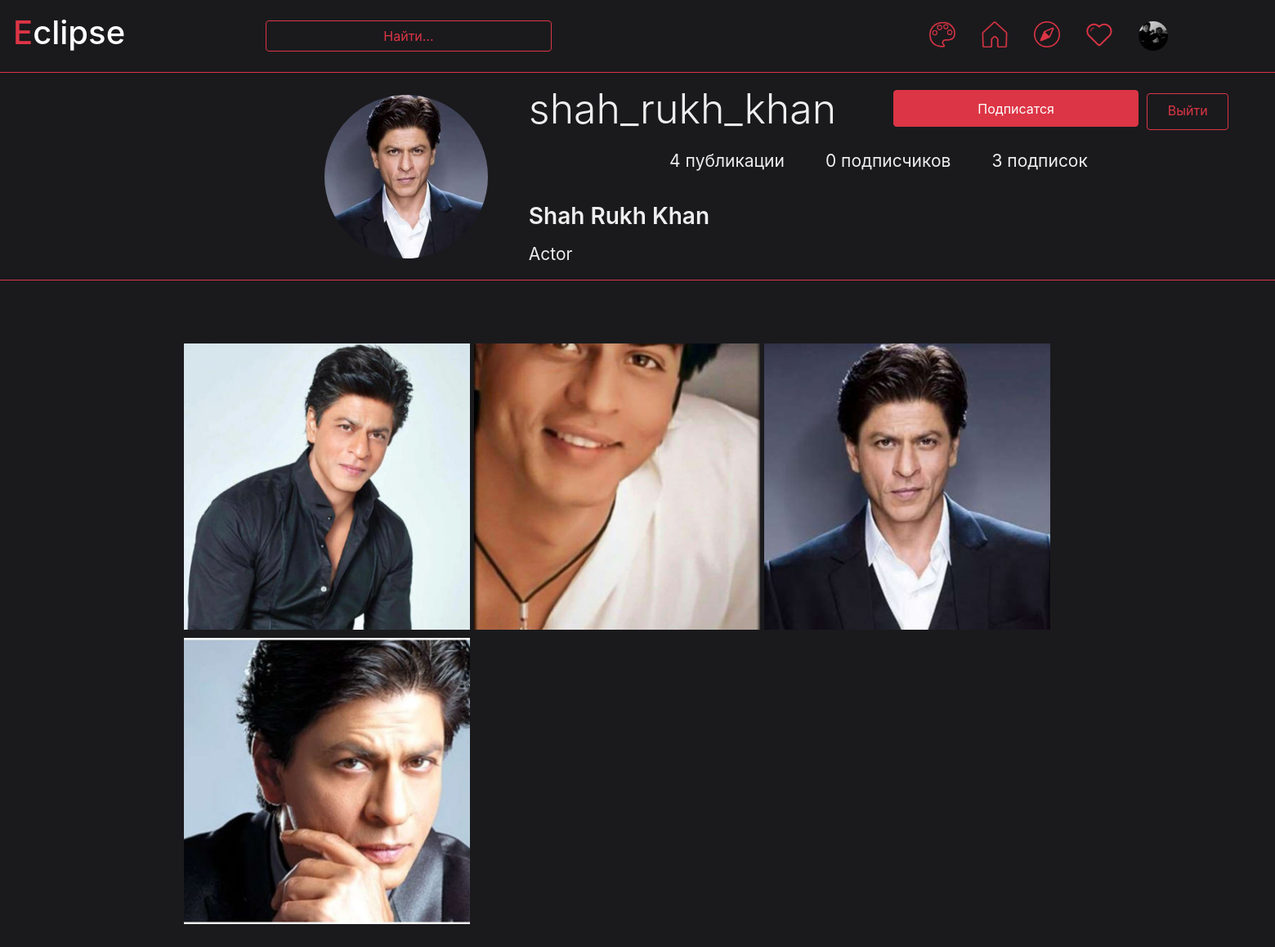
/profile/shah_rukh_khan (signed in), run on the app's committed database.
### data/users.py (models this page shows, shortened)
class User(SqlAlchemyBase, UserMixin):
    __tablename__ = 'users'
    id = sqlalchemy.Column(sqlalchemy.Integer,
                           primary_key=True, autoincrement=True)
    name = sqlalchemy.Column(sqlalchemy.String, nullable=True)
    full_name = sqlalchemy.Column(sqlalchemy.String, nullable=True, default='')
    email = sqlalchemy.Column(sqlalchemy.String,
                              index=True, unique=True, nullable=True)
    hashed_password = sqlalchemy.Column(sqlalchemy.String, nullable=True)
    phone = sqlalchemy.Column(sqlalchemy.String, nullable=True, default='+7 ')
    about = sqlalchemy.Column(sqlalchemy.String, nullable=True)
    filename_photo = sqlalchemy.Column(sqlalchemy.String, nullable=True, default='user_data/profile_photos/default.png')
    created_date = sqlalchemy.Column(sqlalchemy.DateTime,
                                     default=datetime.datetime.now)
    other_data = None
    def __init__(self):
        if self.id is not None:
            self.load_data()
    def load_data(self):
        if os.path.isfile(f'static/user_data/additional_data/user_{self.id}.json'):
            file = open(f'static/user_data/additional_data/user_{self.id}.json', 'r')
            self.other_data = json.load(file)
        else:
            self.save_data()

### data/publications.py (models this page shows, shortened)
class Publication(SqlAlchemyBase, UserMixin):
    __tablename__ = 'publications'
    id = sqlalchemy.Column(sqlalchemy.Integer,
                           primary_key=True, autoincrement=True)
    user_id = sqlalchemy.Column(sqlalchemy.Integer)
    filename_photo = sqlalchemy.Column(sqlalchemy.String, nullable=True)
    about = sqlalchemy.Column(sqlalchemy.String, nullable=True)
    created_date = sqlalchemy.Column(sqlalchemy.DateTime,
                                     default=datetime.datetime.now)
    other_data = None

### main.py (the view, shortened to what this page needs)
@app.route('/profile/<name>', methods=['GET', 'POST'])
def profile(name):    # Страница профиля
    db_sess = db_session.create_session()
    user = db_sess.query(User).filter(User.name == name).first()
    if user is None:    # Если пользователя не существует
        return render_template('profile.html', title='profile', theme=get_theme(), user_data=False)
    current_user.load_data()    # Загрузка дополнительных данных пользователя
    curr_user_data = current_user.other_data
    user.__init__()    # Загрузка дополнительных данных данного пользователя
    user_data = user.other_data
    publications = db_sess.query(Publication).filter(Publication.user_id == user.id).all()
    publications = sorted(publications, key=lambda p: p.created_date, reverse=True)
    publications = [[pub.id, pub.filename_photo] for pub in publications]
    len_pubs = len(publications)
    form = ProfileForm()
    return render_template('profile.html', title='profile', theme=get_theme(), form=form, user=user,
                           user_data=user_data, curr_user_data=curr_user_data, pubs=publications, len_pubs=len_pubs)

### forms/users.py
class ProfileForm(FlaskForm):
    submit_sub = SubmitField('Подписаться')

### data/db_session.py (called while the page is built)
def create_session() -> Session:
    global __factory
    return __factory()

### main.py (called while the page is built)
def get_theme():    # Возвращает текушую тему
    return themes[int(request.cookies.get("theme_index", 0))]

@login_manager.user_loader
def load_user(user_id):
    db_sess = db_session.create_session()
    return db_sess.query(User).get(user_id)

### templates/profile.html (shortened to what this page needs)
{% extends "base.html" %}
{% block content %}
{% if user_data %}
    <header class="d-flex flex-wrap justify-content-center py-3 mb-4 border-bottom border-bottom border-{{theme.style}}" style="margin-left: -15px; width: 1900px;">
        <div>
            <img src="{{ url_for('static', filename=user.filename_photo) }}" width="200" height="200" class="rounded-circle" style="margin-top: 20px;">
        </div>
        <nav aria-label="nav justify-content-center">
            <ol class="nav justify-content-center" style="margin-left: 50px; font-size: 44px;">
                <li class="nav-item"> <name-text>{{ user.name }}</name-text></li>
                {% if user.id == current_user.id %}
                    <li class="nav-item"> <a href="/edit_profile">
                        <button type="button" class="btn btn-outline-{{theme.style}}" style="margin-left: 70px; width: 300px; height: 45px;">Редактировать профиль</button>
                    </a></li>
                {% else %}
                    <form action="" method="post">
                        <li class="nav-item"> <a>
                            {{ form.submit_sub(type="submit", value="Подписатся", class="btn btn-" + theme.style, style="margin-left: 70px; width: 300px; height: 45px;") }}
                        </a></li>
                    </form>
                {% endif %}
                <li class="nav-item"> <a href="/logout" style="margin-top: 17.5px; margin-left: 10px; width: 100px; height: 45px;" class="btn btn-outline-{{theme.style}} nav-link px-3">Выйти</a></li>
            </ol>
            <ol class="nav justify-content-center">
                <st>{{ len_pubs }} публикации</st>
                <a href="/view_users/followers/{{user.id}}" style="margin-top: 10px"> <st>{{ user_data.followers|length }} подписчиков</st> </a>
                <a href="/view_users/subscribers/{{user.id}}" style="margin-top: 10px"> <st>{{ user_data.subscriptions|length }} подписок</st> </a>
            </ol>
            <ol class="nav justify-content-left">
                <bl-600>{{ user.full_name }}</bl-600>
            </ol>
            <ol class="nav justify-content-left">
                <st>{{ user.about }}</st>
            </ol>
        </nav>
    </header>
    <div class="album py-5">
        <div class="container">
            <div class="row row-cols-1 row-cols-sm-2 row-cols-md-3 g-3" style="width: 1065px">
                {% for pub in pubs %}
                    <div class="col">
                      <div>
                         <a href="/show_publication/{{pub[0]}}">
                             <img class="changing-img" src="{{ url_for('static', filename=pub[1]) }}" width="350" height="350" vspace="5">
                         </a>
                      </div>
                    </div>
                {% endfor %}
            </div>
        </div>
      </div>
{% endif %}
{% endblock %}

### templates/base.html (shortened to what this page needs)
<!doctype html>
<html lang="en">
<head>
    <link rel="stylesheet"
          href="https://stackpath.bootstrapcdn.com/bootstrap/4.4.1/css/bootstrap.min.css"
>
    <link rel="stylesheet" href="{{ url_for('static', filename=theme.css_file) }}">
</head>
<body>
<header class="p-3 mb-3 border-bottom border-{{theme.style}}" style="background-color: {{theme.background_color}}; position: fixed; width: 1920px; z-index: 1">
    <div class="d-flex flex-wrap align-items-center justify-content-center justify-content-lg-start">
        {% if current_user.is_authenticated %}
            <h1 style="color: {{theme.color}}">E<span class="white">clipse</span></h1>
              <a href="/search" class="col-12 col-lg-auto mb-3 mb-lg-0 me-lg-3" style="width: 350px; position: fixed; right: 900px;">
                  <button type="button" class="btn btn-outline-{{theme.style}}" style="width: 350px;">Найти...</button>
              </a>
            <ul class="nav col-12 col-lg-auto me-lg-auto mb-2 justify-content-center mb-md-0" style="position: fixed; right: 100px;">
                <li><a href="/change_theme" class="nav-link px-3">
                    <img src="{{ url_for('static', filename='icons/' + theme.icon_name + 'circle.png') }}" width="32" height="32">
                </a></li>
                <li><a href="/home" class="nav-link px-3">
                    {% if request.path == "/home" %}
                        <img src="{{ url_for('static', filename='icons/' + theme.icon_name + 'home_true.png') }}" width="32" height="32">
                    {% else %}
                        <img src="{{ url_for('static', filename='icons/' + theme.icon_name + 'home_false.png') }}" width="32" height="32">
                    {% endif %}
                </a></li>
                <li><a href="/explore" class="nav-link px-3">
                    {% if request.path == "/explore" %}
                        <img src="{{ url_for('static', filename='icons/' + theme.icon_name + 'explore_true.png') }}" width="32" height="32">
                    {% else %}
                        <img src="{{ url_for('static', filename='icons/' + theme.icon_name + 'explore_false.png') }}" width="32" height="32">
                    {% endif %}
                </a></li>
                <li><a href="/notification" class="nav-link px-3">
                    {% if request.path == "/notification" %}
                        <img src="{{ url_for('static', filename='icons/' + theme.icon_name + 'like_true.png') }}" width="32" height="32">
                    {% else %}
                        <img src="{{ url_for('static', filename='icons/' + theme.icon_name + 'like_false.png') }}" width="32" height="32">
                    {% endif %}
                </a></li>
                <li><a href="/profile/{{ current_user.name }}" class="nav-link px-3">
                    <img src="{{ url_for('static', filename=current_user.filename_photo) }}" width="36" height="36" class="rounded-circle">
                </a></li>
            </ul>
        {% else %}
            <p>
                <a class="btn btn-primary" href="/register">Зарегистрироваться</a>
                <a class="btn btn-success" href="/login">Войти</a>
            </p>
        {% endif %}
    </div>
</header>
<main role="main" class="container" style="background-color: {{theme.background_color}}; position: relative; top: 80px; max-width: 1920px; min-height: 1000px">
    {% block content %}
    {% endblock %}
</main>
</body>
</html>

### static/css/red_dark.css (style rules this page uses)
st { color: #eeeeee; font-size: 21px; margin-left: 50px; margin-top: 10px; }
bl-600 { color: #eeeeee; font-size: 28px; margin-left: 50px; margin-top: 30px; font-weight: 600; }
name-text { color: #eeeeee; font-size: 50px; font-weight: 300; }
.white { color: #ffffff }

### data on the page
User: filename_photo (picture)
User: filename_photo (picture), name "shah_rukh_khan", full_name "Shah Rukh Khan", about "Actor"
Publication: filename_photo (picture)
Publication: filename_photo (picture)
Publication: filename_photo (picture)
Publication: filename_photo (picture)

### other printed values
{{ len_pubs }} "4"
{{ user_data.followers|length }} "0"
{{ user_data.subscriptions|length }} "3"
